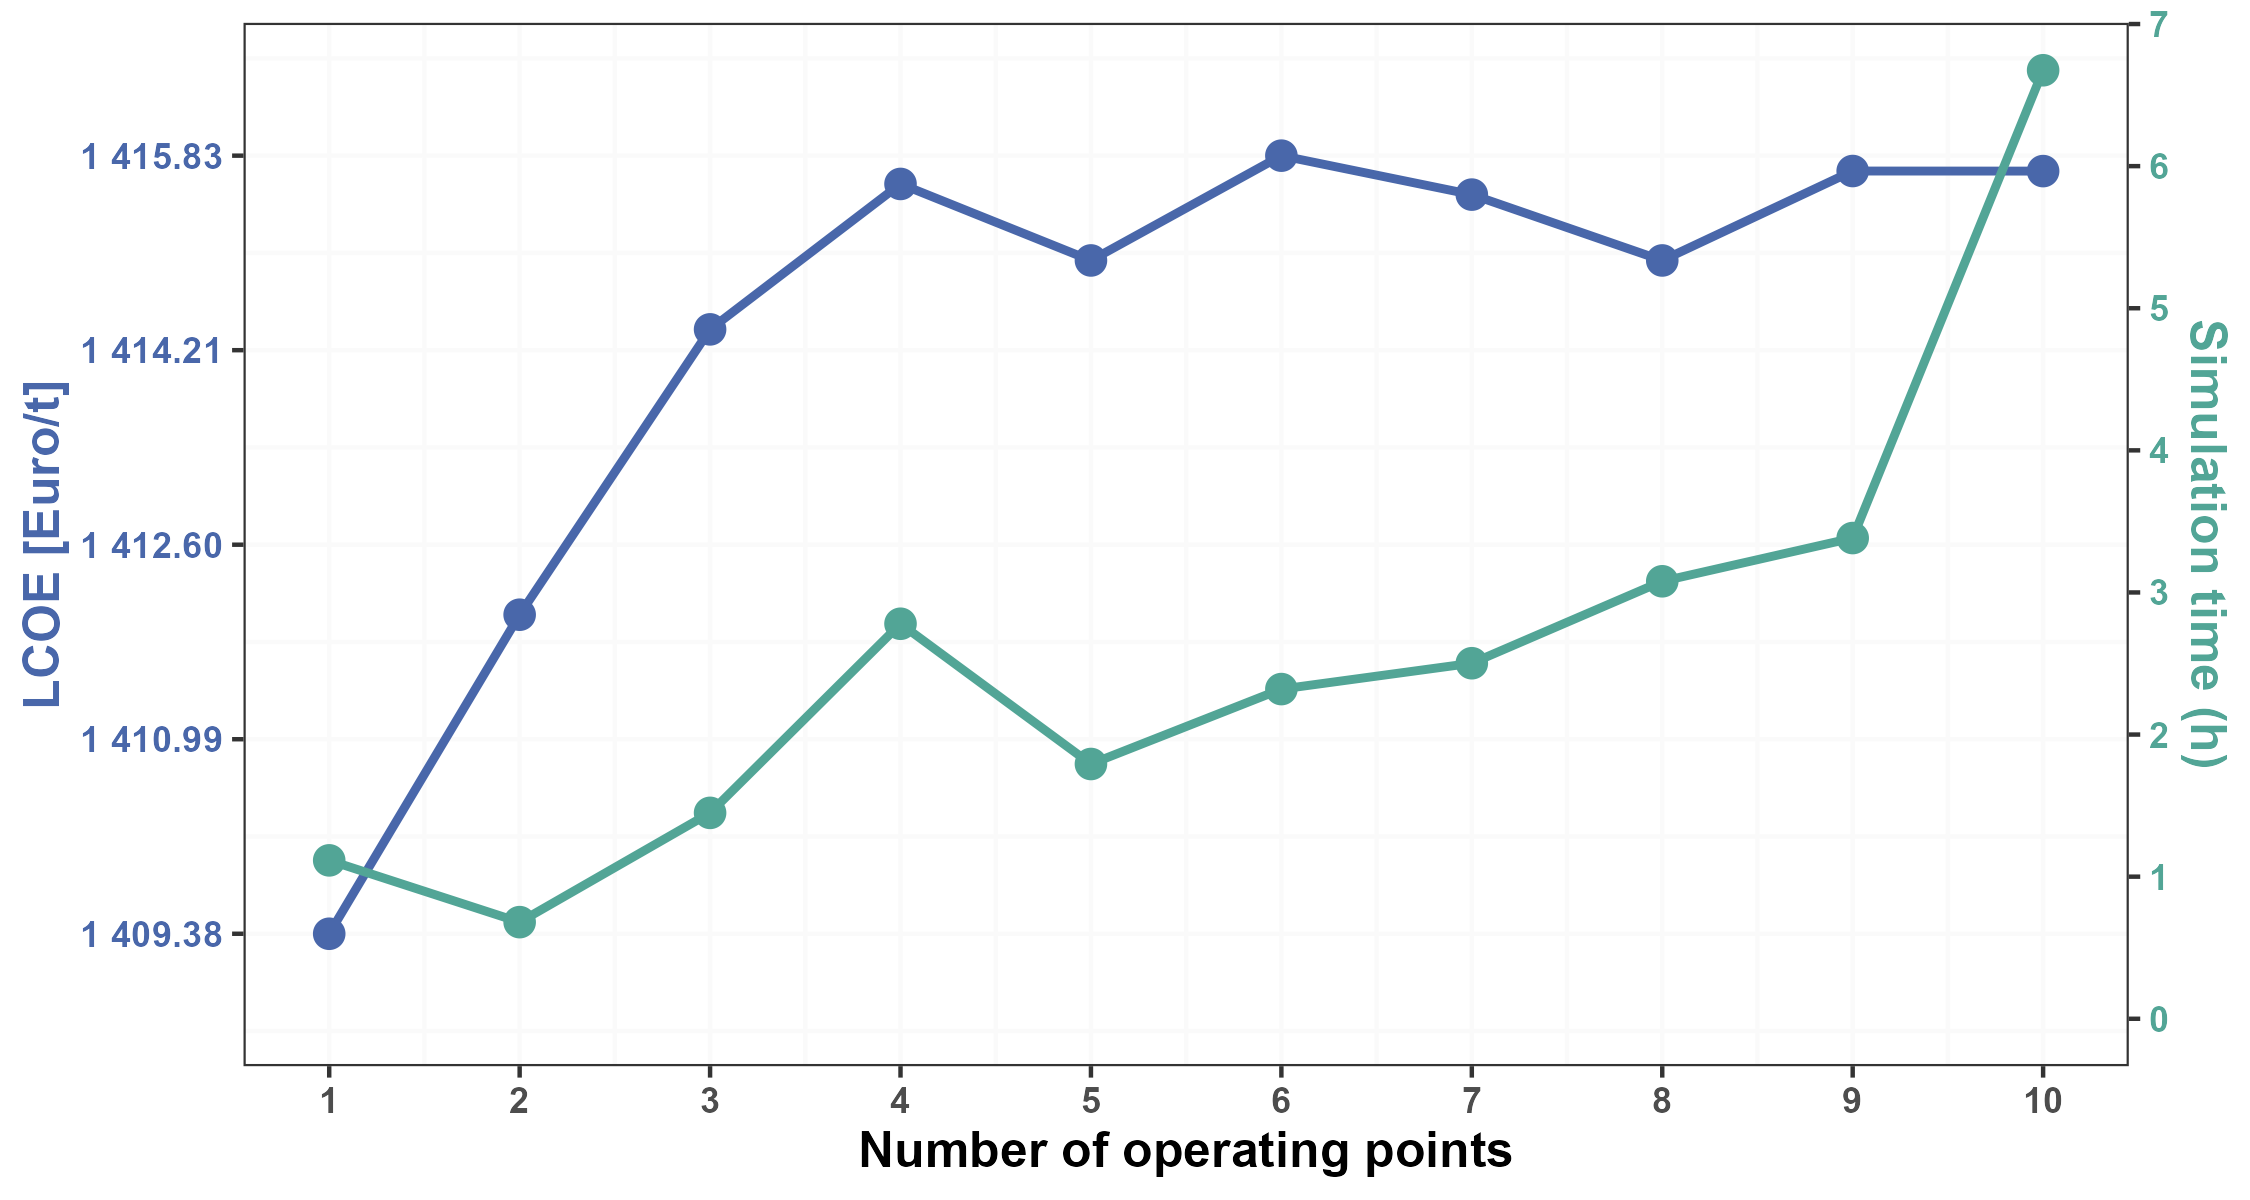

This chart was generated by the following R code:
cat("\014")
rm(list = ls())
graphics.off()

setwd("C:/Users/djh.eco/OneDrive - CBS - Copenhagen Business School/Documents/GitHub/Nord_H2ub/Spine_Projects/03_output_data/03_runs_paper_energy_2024")

#Packages
{
  library(stargazer)
  library(readxl)
  library(goeveg)
  library(readr)
  library(ivreg)
  library(car)
  library(estimatr)
  library(ggfortify)
  library(wooldridge)
  library(AER)
  library(forecast)
  library(urca)
  library(strucchange)
  library(readr)
  library(stats)
  library(tidyverse)
  library(xtable)
  library(ggplot2)
  library(scales)
}


#Import data
{
  data_op01 = as.data.frame(read_excel("02_output_prepared/output_base_1op_run.xlsx", sheet = "LCOE"))
  data_op02 = as.data.frame(read_excel("02_output_prepared/output_base_2op_run.xlsx", sheet = "LCOE"))
  data_op03 = as.data.frame(read_excel("02_output_prepared/output_base_3op_run.xlsx", sheet = "LCOE"))
  data_op04 = as.data.frame(read_excel("02_output_prepared/output_base_4op_run.xlsx", sheet = "LCOE"))
  data_op05 = as.data.frame(read_excel("02_output_prepared/output_base_5op_run.xlsx", sheet = "LCOE"))
  data_op06 = as.data.frame(read_excel("02_output_prepared/output_base_6op_run.xlsx", sheet = "LCOE"))
  data_op07 = as.data.frame(read_excel("02_output_prepared/output_base_7op_run.xlsx", sheet = "LCOE"))
  data_op08 = as.data.frame(read_excel("02_output_prepared/output_base_8op_run.xlsx", sheet = "LCOE"))
  data_op09 = as.data.frame(read_excel("02_output_prepared/output_base_9op_run.xlsx", sheet = "LCOE"))
  data_op10 = as.data.frame(read_excel("02_output_prepared/output_base_10op_run.xlsx", sheet = "LCOE"))
}

# Combine into df
combined_df = rbind(data_op01, data_op02, data_op03, data_op04, data_op05, data_op06, data_op07, data_op08, data_op09, data_op10)

# Delete _PV
lcoe = combined_df %>% 
  filter(!grepl('_PV', run_name))
names(lcoe)[names(lcoe) == "LCOE [Euro/t]"] <- "LCOE_Euro_t"
lcoe$op_points = sub('.....', '', lcoe$run_name)
lcoe$op_points = ifelse(lcoe$op_points != "10op", paste0("0", lcoe$op_points), lcoe$op_points)
lcoe$hours = c(0.5333, 0.6800, 1.4489, 1.25, 1.55, 2.3200, 2.5019, 3.1333, 3.3828, 6.6747)

#LCOE 
ggplot(lcoe, aes(x = op_points, y = LCOE_Euro_t)) +
  geom_point() +
  labs(x = "# operating points", y = "LCOE [Euro/t]") +
  ylim(0.9995*min(lcoe$LCOE_Euro_t), 1.0005*max(lcoe$LCOE_Euro_t)) +
  theme_bw()

#Hours
ggplot(lcoe, aes(x = op_points, y = hours)) +
  geom_point(shape=16, color = "#4967AA", size=2.5) +
  labs(x = "Number of operating points", y = "Hours") +
  ylim(0, NA) + 
  theme_bw() 

number = c(1:10)
max.lcoe = max(lcoe$LCOE_Euro_t)
min.lcoe = min(lcoe$LCOE_Euro_t)
max.hours = max(lcoe$hours)
coeff = (1.0005*max.lcoe - 0.9995*min.lcoe) / max.hours

#Combined
plot = ggplot(lcoe, aes(x = number, group = 1)) +
  geom_line(aes(y = LCOE_Euro_t), color = "#4967AA", linewidth = 1) +
  geom_point(aes(y = LCOE_Euro_t), color = "#4967AA", size = 3) +
  geom_line(aes(y = 0.9995*min.lcoe + coeff  * hours), color = "#52A596", linewidth = 1) +
  geom_point(aes(y = 0.9995*min.lcoe + coeff  * hours), color = "#52A596", size = 3) +
  scale_x_continuous(
    name = "Number of operating points",
    breaks = seq(0, 10, by = 1)
  ) +
  scale_y_continuous(
    name = "LCOE [Euro/t]",
    limits = c(0.9995*min.lcoe, 1.0005*max.lcoe),
    breaks = seq(min.lcoe, max.lcoe, (max.lcoe - min.lcoe)/4),
    labels = label_number(accuracy = 0.01),
    sec.axis = sec_axis(
      trans = ~ (. - 0.9995*min.lcoe) / coeff, 
      name = "Simulation time (h)",
      breaks = c(0, 1, 2, 3, 4, 5, 6, 7)
      )
  ) +
  labs(x = "Number of operating points") +
  theme_bw() +
  theme(
    axis.title.x = element_text(size = 12, face = "bold"),
    axis.text.x = element_text(face = "bold"),
    axis.title.y = element_text(color = "#4967AA", size = 12, face = "bold"),
    axis.text.y = element_text(color = "#4967AA", face = "bold"),
    axis.title.y.right = element_text(color = "#52A596", size = 12, face = "bold"),
    axis.text.y.right = element_text(color = "#52A596", face = "bold"),
    panel.grid.major = element_line(color = "gray98", linewidth = 0.5),
    panel.grid.minor = element_line(color = "gray98", linewidth = 0.5)
  )
plot

#ggsave("04_images/op_points.png", plot = plot, width = 7.5, height = 4, dpi = 300)
